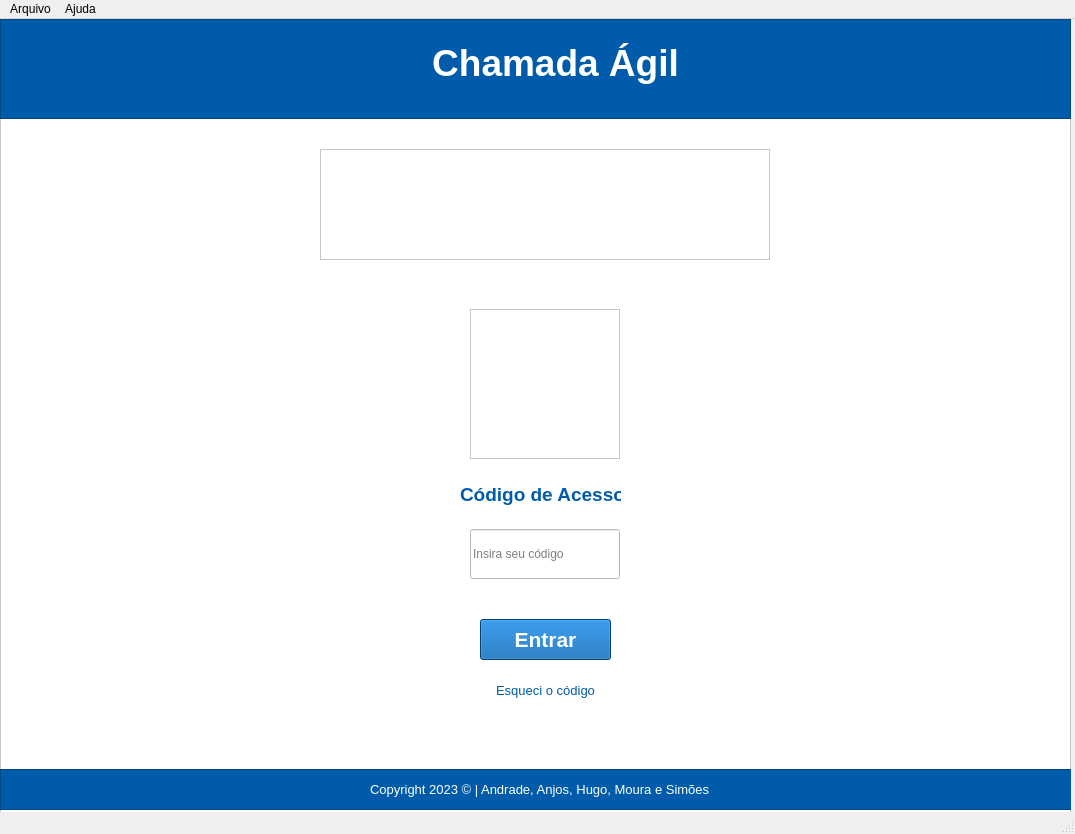
<?xml version="1.0" encoding="UTF-8"?>
<ui version="4.0">
 <class>MainWindow</class>
 <widget class="QMainWindow" name="MainWindow">
  <property name="geometry">
   <rect>
    <x>0</x>
    <y>0</y>
    <width>1075</width>
    <height>834</height>
   </rect>
  </property>
  <property name="minimumSize">
   <size>
    <width>1075</width>
    <height>834</height>
   </size>
  </property>
  <property name="maximumSize">
   <size>
    <width>1075</width>
    <height>834</height>
   </size>
  </property>
  <property name="windowTitle">
   <string>MainWindow</string>
  </property>
  <widget class="QWidget" name="centralwidget">
   <widget class="QFrame" name="background_3">
    <property name="geometry">
     <rect>
      <x>0</x>
      <y>0</y>
      <width>1071</width>
      <height>811</height>
     </rect>
    </property>
    <property name="styleSheet">
     <string notr="true">background-color: rgb(255, 255, 255);</string>
    </property>
    <property name="frameShape">
     <enum>QFrame::StyledPanel</enum>
    </property>
    <property name="frameShadow">
     <enum>QFrame::Raised</enum>
    </property>
    <widget class="QFrame" name="logoSenai">
     <property name="geometry">
      <rect>
       <x>320</x>
       <y>130</y>
       <width>450</width>
       <height>111</height>
      </rect>
     </property>
     <property name="styleSheet">
      <string notr="true">QFrame {
border-image: url(:/newPrefix/senai-logo.png) 0 0 0 0 stretch stretch;
}</string>
     </property>
     <property name="frameShape">
      <enum>QFrame::StyledPanel</enum>
     </property>
     <property name="frameShadow">
      <enum>QFrame::Raised</enum>
     </property>
    </widget>
    <widget class="QFrame" name="header">
     <property name="geometry">
      <rect>
       <x>0</x>
       <y>0</y>
       <width>1071</width>
       <height>100</height>
      </rect>
     </property>
     <property name="styleSheet">
      <string notr="true">background-color: rgb(0, 92, 170);</string>
     </property>
     <property name="frameShape">
      <enum>QFrame::StyledPanel</enum>
     </property>
     <property name="frameShadow">
      <enum>QFrame::Raised</enum>
     </property>
     <widget class="QLabel" name="lblTituloHome">
      <property name="geometry">
       <rect>
        <x>430</x>
        <y>10</y>
        <width>251</width>
        <height>70</height>
       </rect>
      </property>
      <property name="font">
       <font>
        <family>Segoe UI</family>
        <pointsize>28</pointsize>
        <weight>75</weight>
        <italic>false</italic>
        <bold>true</bold>
       </font>
      </property>
      <property name="styleSheet">
       <string notr="true"/>
      </property>
      <property name="text">
       <string>&lt;html&gt;&lt;head/&gt;&lt;body&gt;&lt;p align=&quot;center&quot;&gt;&lt;span style=&quot; color:#ffffff;&quot;&gt;Chamada Ágil&lt;/span&gt;&lt;/p&gt;&lt;/body&gt;&lt;/html&gt;</string>
      </property>
     </widget>
    </widget>
    <widget class="QLabel" name="label">
     <property name="geometry">
      <rect>
       <x>460</x>
       <y>440</y>
       <width>161</width>
       <height>71</height>
      </rect>
     </property>
     <property name="font">
      <font>
       <family>Segoe UI</family>
       <pointsize>14</pointsize>
      </font>
     </property>
     <property name="text">
      <string>&lt;html&gt;&lt;head/&gt;&lt;body&gt;&lt;p align=&quot;center&quot;&gt;&lt;span style=&quot; font-weight:600; color:#005caa;&quot;&gt;Código de Acesso&lt;/span&gt;&lt;/p&gt;&lt;/body&gt;&lt;/html&gt;</string>
     </property>
    </widget>
    <widget class="QLineEdit" name="lineEdit">
     <property name="geometry">
      <rect>
       <x>470</x>
       <y>510</y>
       <width>150</width>
       <height>50</height>
      </rect>
     </property>
     <property name="styleSheet">
      <string notr="true">border-color: rgb(0, 92, 170);</string>
     </property>
     <property name="placeholderText">
      <string>Insira seu código</string>
     </property>
    </widget>
    <widget class="QPushButton" name="pushButton">
     <property name="geometry">
      <rect>
       <x>480</x>
       <y>600</y>
       <width>131</width>
       <height>41</height>
      </rect>
     </property>
     <property name="font">
      <font>
       <family>Segoe UI</family>
       <pointsize>16</pointsize>
       <weight>75</weight>
       <bold>true</bold>
      </font>
     </property>
     <property name="styleSheet">
      <string notr="true">background-color: rgb(0, 92, 170);
color: rgb(255, 255, 255);</string>
     </property>
     <property name="text">
      <string>Entrar</string>
     </property>
    </widget>
    <widget class="QPushButton" name="pushButton_2">
     <property name="geometry">
      <rect>
       <x>480</x>
       <y>660</y>
       <width>131</width>
       <height>23</height>
      </rect>
     </property>
     <property name="font">
      <font>
       <family>Segoe UI</family>
       <pointsize>10</pointsize>
      </font>
     </property>
     <property name="styleSheet">
      <string notr="true">color: rgb(0, 92, 170);</string>
     </property>
     <property name="text">
      <string>Esqueci o código</string>
     </property>
     <property name="flat">
      <bool>true</bool>
     </property>
    </widget>
    <widget class="QFrame" name="footer">
     <property name="geometry">
      <rect>
       <x>0</x>
       <y>750</y>
       <width>1081</width>
       <height>41</height>
      </rect>
     </property>
     <property name="styleSheet">
      <string notr="true">background-color: rgb(0, 92, 170);</string>
     </property>
     <property name="frameShape">
      <enum>QFrame::StyledPanel</enum>
     </property>
     <property name="frameShadow">
      <enum>QFrame::Raised</enum>
     </property>
     <widget class="QLabel" name="lblFooter">
      <property name="geometry">
       <rect>
        <x>370</x>
        <y>10</y>
        <width>351</width>
        <height>21</height>
       </rect>
      </property>
      <property name="font">
       <font>
        <family>Segoe UI</family>
        <pointsize>10</pointsize>
        <weight>50</weight>
        <italic>false</italic>
        <bold>false</bold>
       </font>
      </property>
      <property name="styleSheet">
       <string notr="true">color: rgb(255, 255, 255);</string>
      </property>
      <property name="text">
       <string>Copyright 2023 © | Andrade, Anjos, Hugo, Moura e Simões</string>
      </property>
     </widget>
    </widget>
    <widget class="QFrame" name="logoUser">
     <property name="geometry">
      <rect>
       <x>470</x>
       <y>290</y>
       <width>150</width>
       <height>150</height>
      </rect>
     </property>
     <property name="styleSheet">
      <string notr="true">QFrame {
border-image: url(:/newPrefix/user-circle.png) 0 0 0 0 stretch stretch;
}</string>
     </property>
     <property name="frameShape">
      <enum>QFrame::StyledPanel</enum>
     </property>
     <property name="frameShadow">
      <enum>QFrame::Raised</enum>
     </property>
    </widget>
   </widget>
  </widget>
  <widget class="QStatusBar" name="statusbar"/>
  <widget class="QMenuBar" name="menubar">
   <property name="geometry">
    <rect>
     <x>0</x>
     <y>0</y>
     <width>1075</width>
     <height>21</height>
    </rect>
   </property>
   <widget class="QMenu" name="menuArquivo">
    <property name="title">
     <string>Arquivo</string>
    </property>
   </widget>
   <widget class="QMenu" name="menuAjuda">
    <property name="title">
     <string>Ajuda</string>
    </property>
    <addaction name="actionSobre"/>
   </widget>
   <addaction name="menuArquivo"/>
   <addaction name="menuAjuda"/>
  </widget>
  <action name="actionSobre">
   <property name="text">
    <string>Sobre</string>
   </property>
  </action>
 </widget>
 <resources>
  <include location="../img/img.qrc"/>
 </resources>
 <connections/>
</ui>
